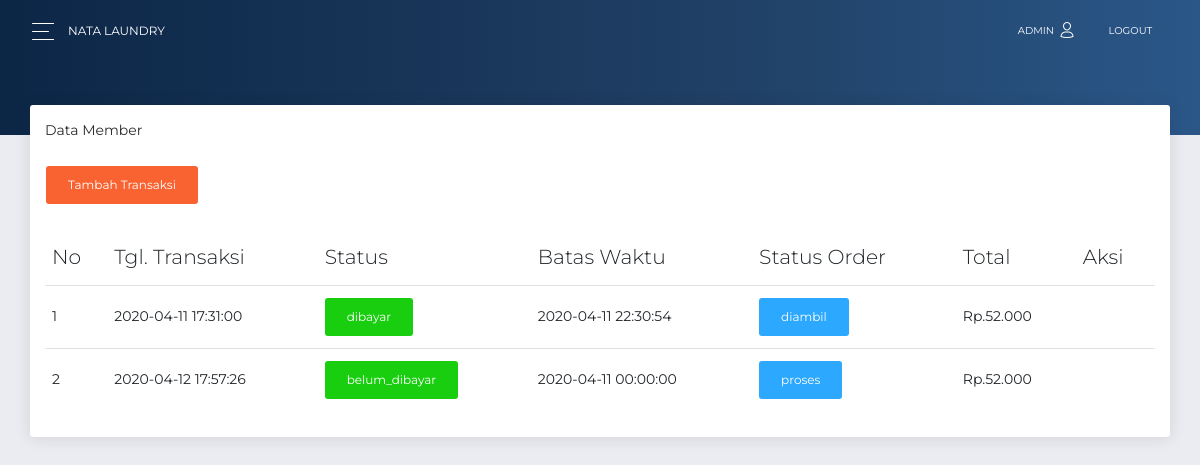
The page /admin/transaksi.php (signed in) on the database its author committed.
### tables this page shows
CREATE TABLE `tb_transaksi` (
  `id` int(11) NOT NULL,
  `id_outlet` int(11) NOT NULL,
  `kode_invoice` varchar(100) NOT NULL,
  `id_member` int(11) NOT NULL,
  `tgl` datetime NOT NULL,
  `batas_waktu` datetime NOT NULL,
  `tgl_bayar` datetime DEFAULT NULL,
  `status` enum('baru','proses','selesai','diambil') NOT NULL,
  `dibayar` enum('dibayar','belum_dibayar','','') NOT NULL,
  `total` int(11) NOT NULL,
  `id_user` int(11) NOT NULL
);

### functions.php (called while the page is built, shortened)
<?php
$conn = mysqli_connect("localhost","root","","lundri");
function query($query)
{
    global $conn;
    $result = mysqli_query($conn, $query);
    $rows = [];
    while ($row = mysqli_fetch_assoc($result)) {
        $rows[] = $row;
    }
    return $rows;
}

### admin/transaksi.php (the view, shortened to what this page needs)
<?php
require '../functions.php';
$transaksi = query("SELECT * FROM tb_transaksi");
?>
<?php require 'layouts/header.php'; ?>
      <div class="panel-header panel-header-sm">
      </div>
      <div class="content">
        <div class="row">
          <div class="col-md-12">
            <div class="card">
              <div class="card-header">
                Data Member
              </div>
              <div class="card-body">
                <p align='left'><a class='btn btn-primary' href='tambah_transaksi.php'><i class='icon-plus'></i>Tambah Transaksi</a></p>
          <table id='datatable' class='table table-hover'>
            <thead>
              <tr>
                <th><i class='icon-terminal'></i> No</th>
                <th><i class='icon-signal'></i> Tgl. Transaksi</th>
                <th><i class='icon-signal'></i> Status</th>
                <th><i class='icon-signal'></i> Batas Waktu</th>
                <th><i class='icon-signal'></i> Status Order</th>
                <th><i class='icon-signal'></i> Total</th>
                <th><i class='icon-signal'></i> Aksi</th>
              </tr>
            </thead>
            <tbody>
              <?php $nomor=1; ?>
              <?php foreach($transaksi as $t) : ?>
               <tr>
                 <td><?php echo $nomor++; ?></b></td>
                 <td><?php echo $t["tgl"]; ?></td>
                 <td><div class="btn btn-success"><?php echo $t["dibayar"]; ?></div></td>
                 <td><?php echo $t["batas_waktu"] ?></td>
                 <td><div class="btn btn-info"><?php echo $t["status"]; ?></div></td>
                 <td>Rp.<?php echo number_format($t["total"],0,',','.'); ?></td>
                 <td>
                    </td>
                  </tr>
                <?php endforeach; ?>
              </tbody>
            </table>
              </div>
            </div>
          </div>
        </div>
      </div>
    </div>
  </div>
<?php require 'layouts/footer.php'; ?>

### rows shown on the page
tb_transaksi: tgl "2020-04-11 17:31:00", dibayar "dibayar", batas_waktu "2020-04-11 22:30:54", status "diambil", total "52.000"
tb_transaksi: tgl "2020-04-12 17:57:26", dibayar "belum_dibayar", batas_waktu "2020-04-11 00:00:00", status "proses", total "52.000"

### other values the page prints
$_SESSION["user"]["username"] "ADMIN"
